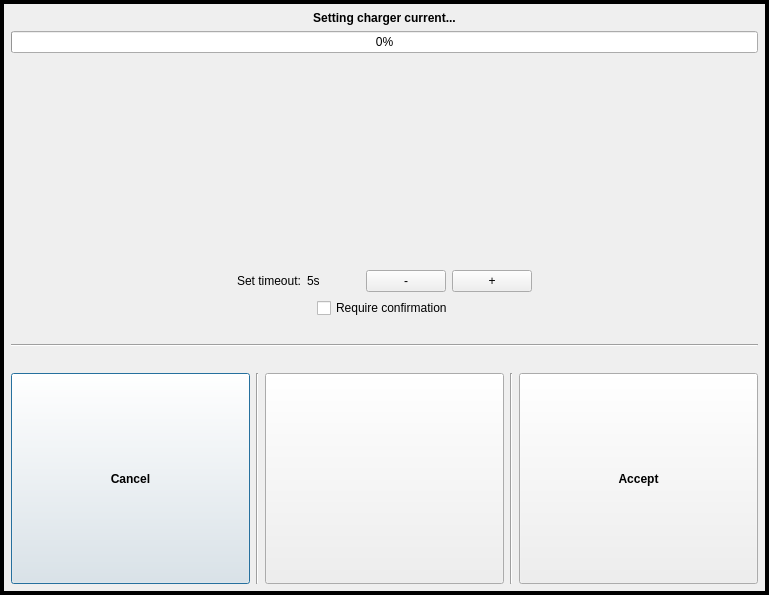
<?xml version="1.0" encoding="UTF-8"?>
<ui version="4.0">
 <class>main_menu</class>
 <widget class="QDialog" name="main_menu">
  <property name="geometry">
   <rect>
    <x>0</x>
    <y>0</y>
    <width>769</width>
    <height>595</height>
   </rect>
  </property>
  <property name="sizePolicy">
   <sizepolicy hsizetype="Preferred" vsizetype="Preferred">
    <horstretch>0</horstretch>
    <verstretch>0</verstretch>
   </sizepolicy>
  </property>
  <property name="windowTitle">
   <string>lockscreen</string>
  </property>
  <layout class="QGridLayout" name="gridLayout_6">
   <property name="sizeConstraint">
    <enum>QLayout::SetNoConstraint</enum>
   </property>
   <property name="leftMargin">
    <number>0</number>
   </property>
   <property name="topMargin">
    <number>0</number>
   </property>
   <property name="rightMargin">
    <number>0</number>
   </property>
   <property name="bottomMargin">
    <number>0</number>
   </property>
   <property name="spacing">
    <number>0</number>
   </property>
   <item row="0" column="0">
    <widget class="QFrame" name="frame">
     <property name="frameShape">
      <enum>QFrame::Box</enum>
     </property>
     <property name="frameShadow">
      <enum>QFrame::Plain</enum>
     </property>
     <property name="lineWidth">
      <number>4</number>
     </property>
     <layout class="QGridLayout" name="gridLayout">
      <property name="leftMargin">
       <number>7</number>
      </property>
      <property name="topMargin">
       <number>7</number>
      </property>
      <property name="rightMargin">
       <number>7</number>
      </property>
      <property name="bottomMargin">
       <number>7</number>
      </property>
      <item row="6" column="0">
       <widget class="Line" name="line">
        <property name="orientation">
         <enum>Qt::Horizontal</enum>
        </property>
       </widget>
      </item>
      <item row="1" column="0">
       <widget class="QProgressBar" name="progressBar">
        <property name="maximum">
         <number>4</number>
        </property>
        <property name="value">
         <number>0</number>
        </property>
       </widget>
      </item>
      <item row="8" column="0">
       <layout class="QHBoxLayout" name="horizontalLayout">
        <item>
         <widget class="QPushButton" name="cancelButton">
          <property name="sizePolicy">
           <sizepolicy hsizetype="Expanding" vsizetype="MinimumExpanding">
            <horstretch>0</horstretch>
            <verstretch>0</verstretch>
           </sizepolicy>
          </property>
          <property name="font">
           <font>
            <bold>true</bold>
           </font>
          </property>
          <property name="text">
           <string>Cancel</string>
          </property>
         </widget>
        </item>
        <item>
         <widget class="Line" name="line_2">
          <property name="orientation">
           <enum>Qt::Vertical</enum>
          </property>
         </widget>
        </item>
        <item>
         <widget class="QPushButton" name="StopButton">
          <property name="sizePolicy">
           <sizepolicy hsizetype="Expanding" vsizetype="MinimumExpanding">
            <horstretch>0</horstretch>
            <verstretch>0</verstretch>
           </sizepolicy>
          </property>
          <property name="font">
           <font>
            <bold>true</bold>
           </font>
          </property>
          <property name="text">
           <string/>
          </property>
         </widget>
        </item>
        <item>
         <widget class="Line" name="line_3">
          <property name="orientation">
           <enum>Qt::Vertical</enum>
          </property>
         </widget>
        </item>
        <item>
         <widget class="QPushButton" name="AcceptButton">
          <property name="sizePolicy">
           <sizepolicy hsizetype="MinimumExpanding" vsizetype="MinimumExpanding">
            <horstretch>0</horstretch>
            <verstretch>0</verstretch>
           </sizepolicy>
          </property>
          <property name="font">
           <font>
            <italic>false</italic>
            <bold>true</bold>
           </font>
          </property>
          <property name="text">
           <string>Accept</string>
          </property>
         </widget>
        </item>
       </layout>
      </item>
      <item row="5" column="0">
       <spacer name="verticalSpacer_2">
        <property name="orientation">
         <enum>Qt::Vertical</enum>
        </property>
        <property name="sizeType">
         <enum>QSizePolicy::Minimum</enum>
        </property>
        <property name="sizeHint" stdset="0">
         <size>
          <width>20</width>
          <height>20</height>
         </size>
        </property>
       </spacer>
      </item>
      <item row="0" column="0">
       <widget class="QLabel" name="label">
        <property name="sizePolicy">
         <sizepolicy hsizetype="Expanding" vsizetype="Fixed">
          <horstretch>0</horstretch>
          <verstretch>0</verstretch>
         </sizepolicy>
        </property>
        <property name="font">
         <font>
          <pointsize>9</pointsize>
          <bold>true</bold>
         </font>
        </property>
        <property name="text">
         <string>Setting charger current...</string>
        </property>
        <property name="alignment">
         <set>Qt::AlignCenter</set>
        </property>
       </widget>
      </item>
      <item row="2" column="0">
       <spacer name="verticalSpacer">
        <property name="orientation">
         <enum>Qt::Vertical</enum>
        </property>
        <property name="sizeHint" stdset="0">
         <size>
          <width>20</width>
          <height>40</height>
         </size>
        </property>
       </spacer>
      </item>
      <item row="7" column="0">
       <spacer name="verticalSpacer_3">
        <property name="orientation">
         <enum>Qt::Vertical</enum>
        </property>
        <property name="sizeType">
         <enum>QSizePolicy::Minimum</enum>
        </property>
        <property name="sizeHint" stdset="0">
         <size>
          <width>20</width>
          <height>20</height>
         </size>
        </property>
       </spacer>
      </item>
      <item row="3" column="0">
       <layout class="QHBoxLayout" name="horizontalLayout_2">
        <item>
         <spacer name="horizontalSpacer">
          <property name="orientation">
           <enum>Qt::Horizontal</enum>
          </property>
          <property name="sizeHint" stdset="0">
           <size>
            <width>40</width>
            <height>20</height>
           </size>
          </property>
         </spacer>
        </item>
        <item>
         <widget class="QLabel" name="label_2">
          <property name="text">
           <string>Set timeout:</string>
          </property>
         </widget>
        </item>
        <item>
         <widget class="QLabel" name="labelSeconds">
          <property name="text">
           <string>5s</string>
          </property>
         </widget>
        </item>
        <item>
         <spacer name="horizontalSpacer_3">
          <property name="orientation">
           <enum>Qt::Horizontal</enum>
          </property>
          <property name="sizeType">
           <enum>QSizePolicy::Fixed</enum>
          </property>
          <property name="sizeHint" stdset="0">
           <size>
            <width>40</width>
            <height>20</height>
           </size>
          </property>
         </spacer>
        </item>
        <item>
         <widget class="QPushButton" name="minusButton">
          <property name="text">
           <string>-</string>
          </property>
         </widget>
        </item>
        <item>
         <widget class="QPushButton" name="plusButton">
          <property name="text">
           <string>+</string>
          </property>
         </widget>
        </item>
        <item>
         <spacer name="horizontalSpacer_2">
          <property name="orientation">
           <enum>Qt::Horizontal</enum>
          </property>
          <property name="sizeHint" stdset="0">
           <size>
            <width>40</width>
            <height>20</height>
           </size>
          </property>
         </spacer>
        </item>
       </layout>
      </item>
      <item row="4" column="0">
       <layout class="QHBoxLayout" name="horizontalLayout_3">
        <item>
         <spacer name="horizontalSpacer_4">
          <property name="orientation">
           <enum>Qt::Horizontal</enum>
          </property>
          <property name="sizeHint" stdset="0">
           <size>
            <width>40</width>
            <height>20</height>
           </size>
          </property>
         </spacer>
        </item>
        <item>
         <widget class="QCheckBox" name="confirmationCheckBox">
          <property name="text">
           <string>Require confirmation</string>
          </property>
         </widget>
        </item>
        <item>
         <spacer name="horizontalSpacer_5">
          <property name="orientation">
           <enum>Qt::Horizontal</enum>
          </property>
          <property name="sizeHint" stdset="0">
           <size>
            <width>40</width>
            <height>20</height>
           </size>
          </property>
         </spacer>
        </item>
       </layout>
      </item>
     </layout>
    </widget>
   </item>
  </layout>
 </widget>
 <resources/>
 <connections/>
</ui>
